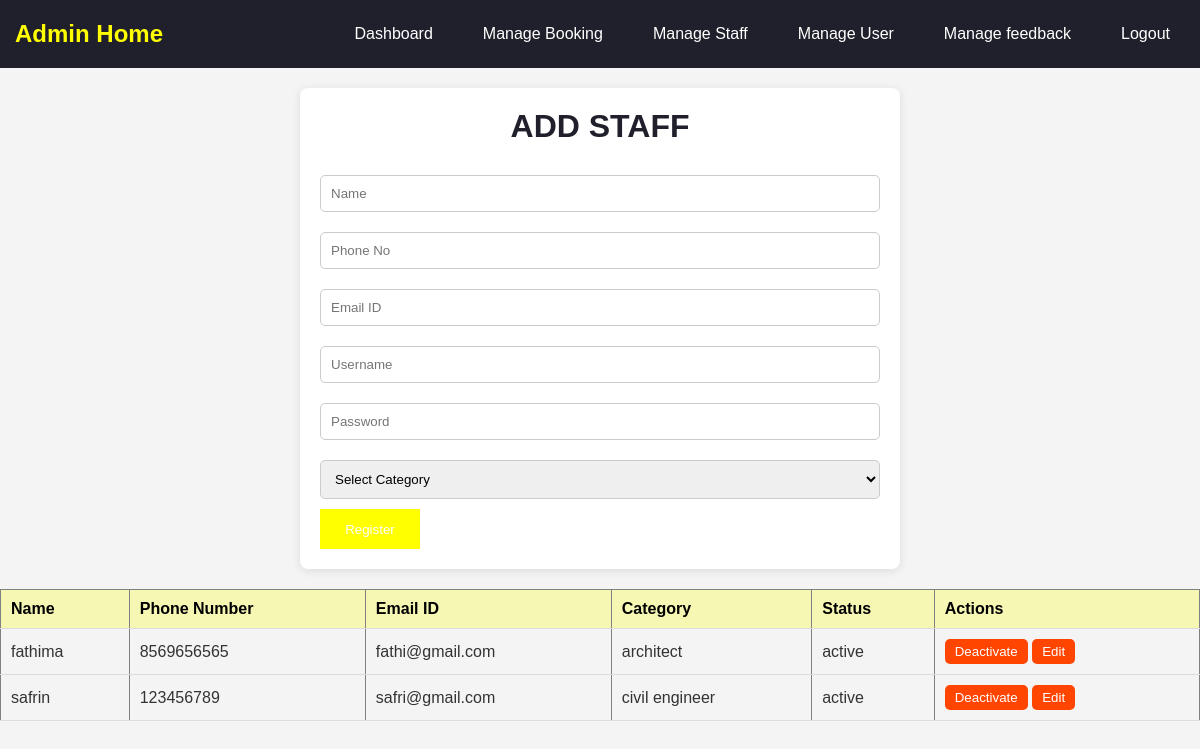
The app's page /managestaff.php with its own data.
### tables this page shows
CREATE TABLE `staff` (
  `id` int(20) NOT NULL,
  `Name` varchar(20) NOT NULL,
  `phoneno` varchar(10) NOT NULL,
  `emailid` varchar(20) NOT NULL,
  `username` varchar(20) NOT NULL,
  `password` varchar(20) NOT NULL,
  `category` varchar(20) NOT NULL,
  `status` varchar(20) DEFAULT 'active'
);

### managestaff.php (the view, shortened to what this page needs)
<!DOCTYPE html>
<html lang="en">
<head>
    <link rel="stylesheet" href="managestaff.css">
</head>
<body>
<nav>
    <div class="sappy">
      <h1>Admin Home</h1>
      <div class="hi">
        <a href="adminhome.php" class="hello">Dashboard</a>
        <a href="managebooking.php" class="hello">Manage Booking</a>
        <a href="managestaff.php" class="hello">Manage Staff</a>
        <a href="manageuser.php" class="hello">Manage User</a>
        <a href="managefeedback.php" class="hello">Manage feedback</a>
        <a href="logout.php" class="hello">Logout</a>
      </div>
    </div>
</nav>
<div class="reg">
    <form action="" class="from" method="post">
        <h1 class="h01">ADD STAFF</h1>
        <input class="cls" type="text" placeholder="Name" name="name" required>
        <input class="cls" type="text" placeholder="Phone No" name="phone_no" required>
        <input class="cls" type="email" placeholder="Email ID" name="email_id" required>
        <input class="cls" type="text" placeholder="Username" name="username" required>
        <input class="cls" type="password" placeholder="Password" name="password" required>
        <select name="category" class="cls" required>
            <option value="">Select Category</option>
        </select>
        <input class="in" type="submit" value="Register" name="submit">
    </form>
</div>
<div>
    <?php
    $conn = mysqli_connect("localhost", "root", "", "labour_booking");
    $sql = "SELECT * FROM staff";
    $data = mysqli_query($conn, $sql);
    if (mysqli_num_rows($data) > 0) {
        echo "<table border=1>";
        echo "<tr>";
        echo "<th>Name</th>";
        echo "<th>Phone Number</th>";
        echo "<th>Email ID</th>";
        echo "<th>Category</th>";
        echo "<th>Status</th>";
        echo "<th>Actions</th>";
        echo "</tr>";
        while ($row = mysqli_fetch_assoc($data)) {
            $email = $row['emailid'];
            $id = $row['id'];
            $status = $row['status'];
            echo "<tr>";
            echo "<td>" . $row['Name'] . "</td>";
            echo "<td>" . $row['phoneno'] . "</td>";
            echo "<td>" . $row['emailid'] . "</td>";
            echo "<td>" . $row['category'] . "</td>";
            echo "<td>" . $status . "</td>";
            echo "<td>
                <form method='POST' style='display:inline;'>
                    <button value='$email' name='updateStatus' type='submit'>" . ($status == 'active' ? 'Deactivate' : 'Activate') . "</button>
                </form>
                <form method='post' action='staffedit.php' style='display:inline;'>
                    <button value='{$id}' name='staffedit' class='deluser' type='submit'>Edit</button>
                </form>
            </td>";
            echo "</tr>";
        }
        echo "</table>";
    }
    ?>
</div>
</body>
</html>

### managestaff.css (style rules this page uses)
* { margin: 0; padding: 0; box-sizing: border-box; }
body { font-family: Arial, sans-serif; background-color: #f4f4f4; color: #333; }
nav { background-color: rgb(32, 32, 44); padding: 15px; }
.sappy { display: flex; justify-content: space-between; align-items: center; }
.hi { display: flex; }
.hello { color: white; text-decoration: none; margin-left: 20px; padding: 10px 15px; border-radius: 5px; transition: background-color 0.3s; }
.reg { max-width: 600px; margin: 20px auto; background-color: #fff; padding: 20px; border-radius: 8px; box-shadow: 0 2px 10px rgba(0, 0, 0, 0.1); }
.h01 { margin-bottom: 20px; text-align: center; color: rgb(32, 32, 44); }
.cls { width: 100%; padding: 10px; margin: 10px 0; border: 1px solid #ccc; border-radius: 5px; }
.in { background-color: yellow; color: white; border: none; cursor: pointer; transition: background-color 0.3s; width: 100px; height: 40px; }
table { width: 100%; border-collapse: collapse; margin: 20px 0; }
th, td { padding: 10px; text-align: left; border-bottom: 1px solid #ddd; }
th { background-color:rgba(255, 255, 0, 0.263); color:black; }
.deluser, button { background-color: orangered; color: white; border: none; padding: 5px 10px; border-radius: 5px; cursor: pointer; transition: background-color 0.3s; }
h1 { color: yellow; }

### records on screen
staff: Name "fathima", phoneno "8569656565", emailid "fathi@gmail.com", category "architect", status "active", shows "Deactivate", $id 25 (drawn)
staff: Name "safrin", phoneno "123456789", emailid "safri@gmail.com", category "civil engineer", status "active", shows "Deactivate", $id 26 (drawn)
